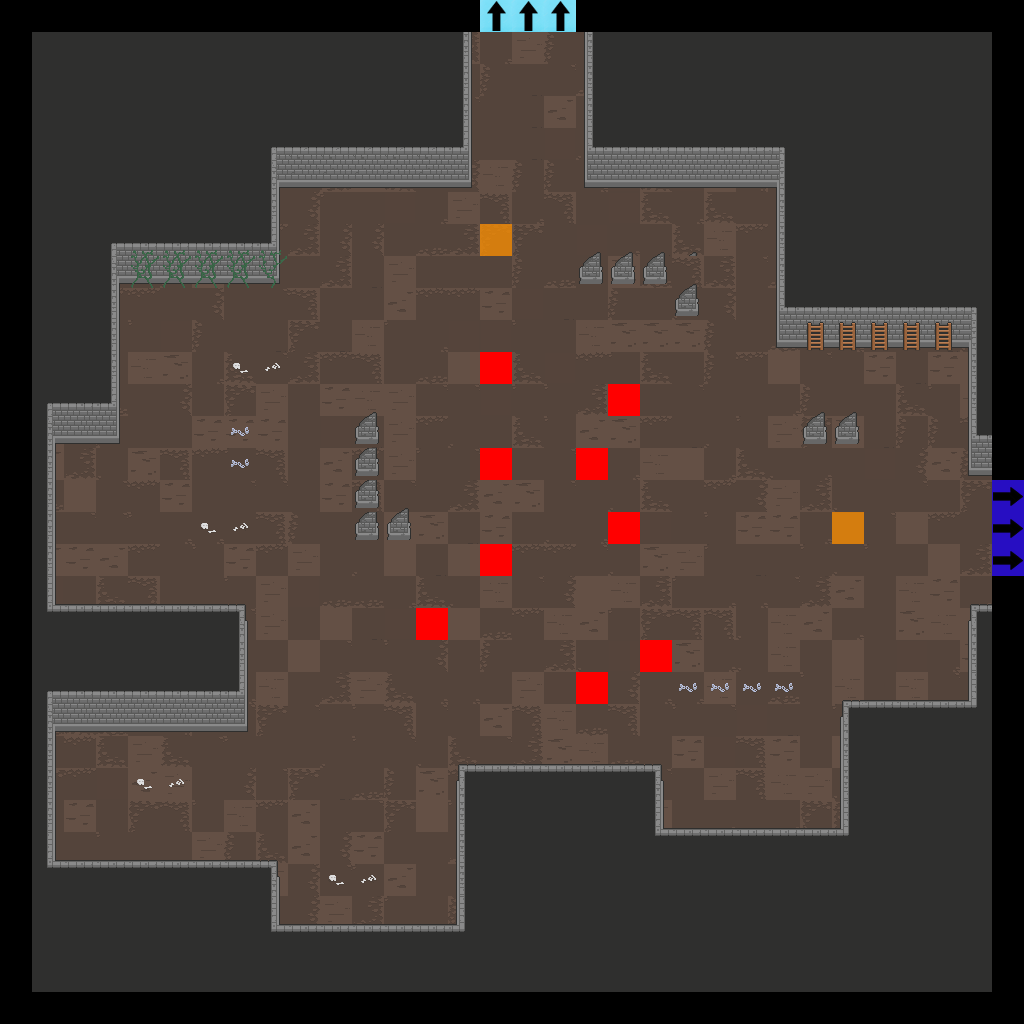

A level layout from a 2D game, rendered from its tile map. Below: a short description, then the map file with tile-grid data replaced by summaries:
An orthogonal 32x32 tile map with 32x32 px tiles, 7 tile layers (Floor, Walls, Doors, Pillars, ...), 2 tilesets.

<map version="1.2" tiledversion="2019.04.18" orientation="orthogonal" renderorder="right-down" width="32" height="32" tilewidth="32" tileheight="32" infinite="0" nextlayerid="22" nextobjectid="1">
 <tileset firstgid="1" source="Dungeon_Tileset_2.tsx" />
 <tileset firstgid="321" source="flags.tsx" />
 <layer id="15" name="Floor" width="32" height="32">
  <data>[1024 cells, 900 non-empty, 30 distinct tile ids]</data>
 </layer>
 <layer id="16" name="Walls" width="32" height="32">
  <data>[1024 cells, 453 non-empty, 30 distinct tile ids]</data>
 </layer>
 <layer id="17" name="Doors" width="32" height="32">
  <data>[1024 cells, 0 non-empty, 0 distinct tile ids]</data>
 </layer>
 <layer id="18" name="Pillars" width="32" height="32">
  <data>[1024 cells, 20 non-empty, 2 distinct tile ids]</data>
 </layer>
 <layer id="19" name="Candles" width="32" height="32">
  <data>[1024 cells, 0 non-empty, 0 distinct tile ids]</data>
 </layer>
 <layer id="20" name="Debris" width="32" height="32">
  <data>[1024 cells, 29 non-empty, 8 distinct tile ids]</data>
 </layer>
 <layer id="21" name="Flags" width="32" height="32">
  <data>[1024 cells, 17 non-empty, 4 distinct tile ids]</data>
 </layer>
</map>
